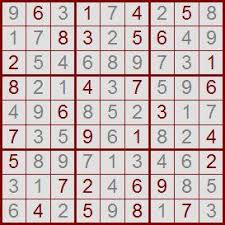
#> input picture grids/15.jpeg, 225 x 225 px, given as the content of the folder DataSet/0, which was not available
$ python findGrid.py
#> lines starting #> are read from the running program, lines starting #| are printed output that depends on the picture; pictures that were not available may be replaced by others from this repository, and a replacement may not be noted
### myNetowrk.py
import numpy as np
import os
import cv2
import random
from sklearn.svm import SVC

IMAGE_WIDTH = 28
IMAGE_HEIGHT = 28


def create_dataset():
    DATADIR = r'DataSet'
    CATEGORIES = ['0','1','2','3','4','5','6','7','8','9']
    training_data= []
    for categories in CATEGORIES:
        path = os.path.join(DATADIR , categories)

        num_class = CATEGORIES.index(categories)
        for img in os.listdir(path):
            try:
                img_array = cv2.imread(os.path.join(path , img))
#> img_array is the input picture: shape (225, 225, 3); mean B, G, R 187.1, 187.2, 204.8
                img_array = cv2.resize(img_array , (IMAGE_WIDTH , IMAGE_HEIGHT))
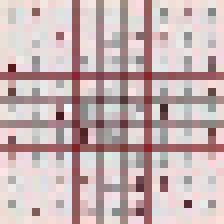
#> img_array: shape (28, 28, 3) (shown 8 times larger); mean B, G, R 179.7, 179.4, 198.6
                winSize = (img_array.shape[1], img_array.shape[0])
#> winSize = (28, 28)
                blockSize = (4,4)
                blockStride = (4, 4)
                cellSize = (2, 2)
                nbins = 5
                hog = cv2.HOGDescriptor(winSize, blockSize, blockStride, cellSize, nbins)
                locations = []
                hist = hog.compute(img_array, None, None, locations)
#> hist = 980 values, max 0.455 at index 907, min 0 at index 26, mean 0.179
#> pass 3 of the loop in create_dataset, `for categories in CATEGORIES:`:
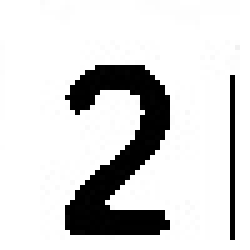
#> input picture DataSet/2/img69.jpg, 50 x 50 px (shown 5 times larger)
#> in create_dataset, img_array is the input picture: shape (50, 50, 3); min 0, max 255, mean 214.6
#> in create_dataset, `img_array = cv2.resize(img_array , (IMAGE_WIDTH , IMAGE_HEIGHT))`:
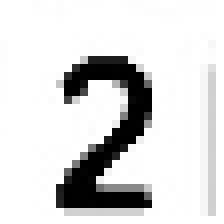
#> img_array: shape (28, 28, 3) (shown 8 times larger); min 0, max 255, mean 216.9
#> hist = 980 values, max 0.728 at index 292, min 0 at index 0, mean 0.135
#> the loop made 10 passes; the first 3 are shown
                training_data.append([hist , num_class])
            except Exception as e:
                print(e)
    return training_data

data_set = create_dataset()
random.shuffle(data_set)

X_train = []
y_train = []

for sample in data_set:
    X_train.append(sample[0])
    y_train.append(sample[1])

X_train = np.asarray(X_train)
y_train = np.asarray(y_train)
print(X_train.shape)
#| (10, 980)

#> (the run stopped early here; a loop or call above may not have finished)
